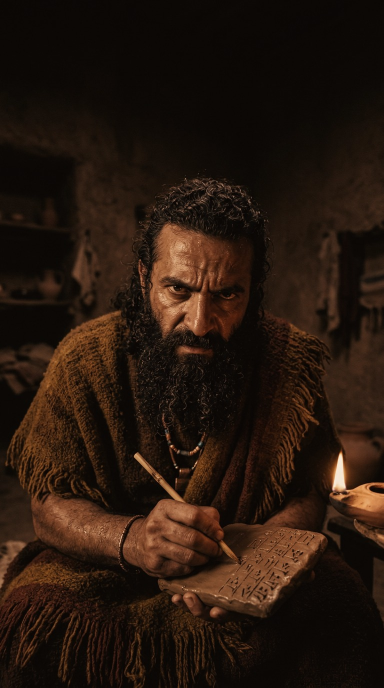
#> input picture videos/ea-nasir/deck/assets/img/N.jpg, 768 x 1376 px, given in place of N.png, which was not available (shown at 1/2 size)
$ python grade.py
#> lines starting #> are read from the running program, lines starting #| are printed output that depends on the picture; after the words box and inside, x2 and y2 are one past the last pixel; in counts of white or black regions, pixels touching at a corner belong together
"""توحيد لون الصور (دوتون طيني نحاسي) وقص اللوح من خلفيته السوداء."""
import numpy as np
from PIL import Image, ImageFilter

STOPS = [(0.0, (16, 10, 7)), (0.45, (122, 64, 34)), (0.75, (205, 138, 82)), (1.0, (246, 230, 202))]

def duotone(lum):
    out = np.zeros(lum.shape + (3,))
    for (a, ca), (b, cb) in zip(STOPS, STOPS[1:]):
        m = (lum >= a) & (lum <= b)
        t = ((lum - a) / (b - a))[..., None]
        out[m] = (np.array(ca) * (1 - t) + np.array(cb) * t)[m]
    return out

def grade(src, dst, mix=0.62, keep_green=False):
#> called with src = 'img/N.png', dst = 'deck/assets/img/N.jpg', mix = 0.62, keep_green = False
    im = np.asarray(Image.open(src).convert("RGB")).astype(float)
    lum = (0.299 * im[..., 0] + 0.587 * im[..., 1] + 0.114 * im[..., 2]) / 255
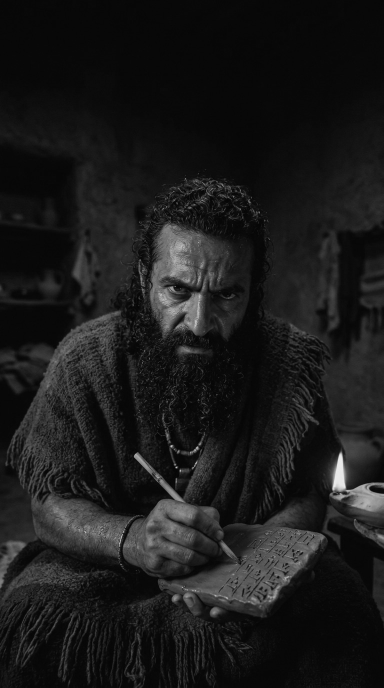
#> lum: shape (1376, 768) float64 (shown at 1/2 size); min 0.00117, max 0.93, mean 0.106
    out = im * (1 - mix) + duotone(lum) * mix
#> the loop in duotone, `for (a, ca), (b, cb) in zip(STOPS, STOPS[1:]):` made 3 passes
#> pass 1, in duotone, `m = (lum >= a) & (lum <= b)`:
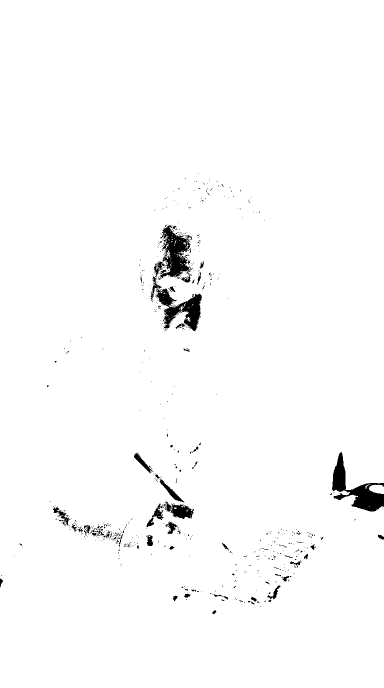
#> m: shape (1376, 768) bool (shown at 1/2 size); 98.2% white; 654 black regions (604 under 20 px), largest, box (x1, y1, x2, y2) and area: (664, 904, 768, 1023) 4323, (301, 553, 404, 663) 3631, (320, 450, 384, 556) 3544
#> pass 2, in duotone, `m = (lum >= a) & (lum <= b)`:
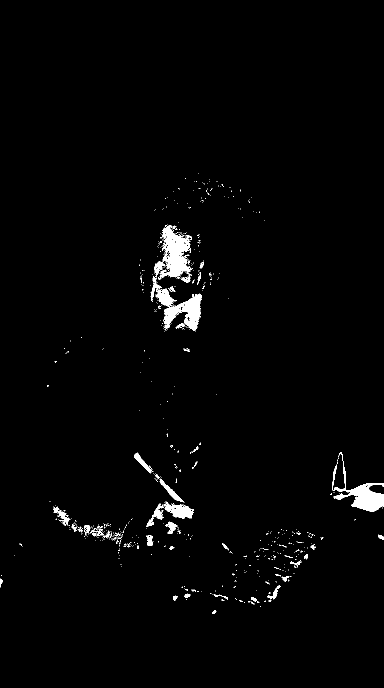
#> m: shape (1376, 768) bool (shown at 1/2 size); 1.7% white; 665 white regions (616 under 20 px), largest, box (x1, y1, x2, y2) and area: (301, 553, 404, 663) 3589, (320, 450, 384, 556) 3533, (664, 904, 768, 1023) 3258
#> after the loop in duotone, `for (a, ca), (b, cb) in zip(STOPS, STOPS[1:]):`:
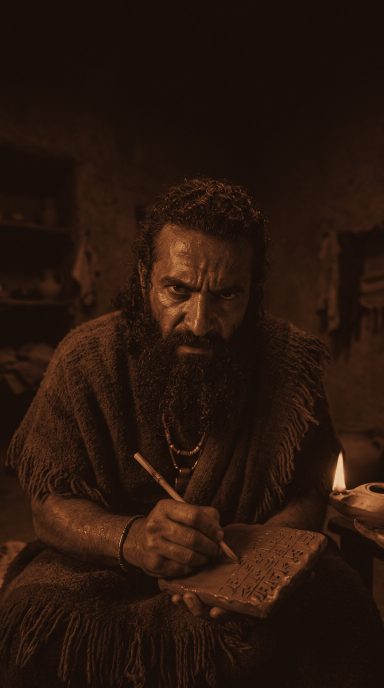
#> out: shape (1376, 768, 3) float64 (shown at 1/2 size); mean of channels 0, 1, 2 41, 23, 13.6; drawn as R, G, B
    if keep_green:  # لون الصدأ الأخضر يبقى خارج التدرج عمداً: علامة النحاس الرديء
        r, g, b = im[..., 0], im[..., 1], im[..., 2]
        green = np.clip((g - r) / 40 + (b - r) / 60, 0, 1)[..., None]
        out = out * (1 - green) + im * green
    Image.fromarray(np.clip(out, 0, 255).astype(np.uint8)).save(dst, quality=92)

for k in "NEBMU":
    grade(f"img/{k}.png", f"deck/assets/img/{k}.jpg")
#> pass 2 of the loop `for k in "NEBMU":`:
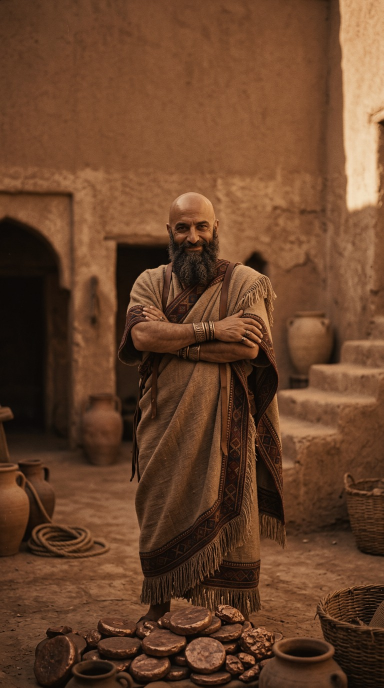
#> input picture videos/ea-nasir/deck/assets/img/E.jpg, 768 x 1376 px, given in place of E.png, which was not available (shown at 1/2 size)
#> the loop in duotone (call 2), `for (a, ca), (b, cb) in zip(STOPS, STOPS[1:]):` made 3 passes
#> pass 1, in duotone (call 2), `m = (lum >= a) & (lum <= b)`:
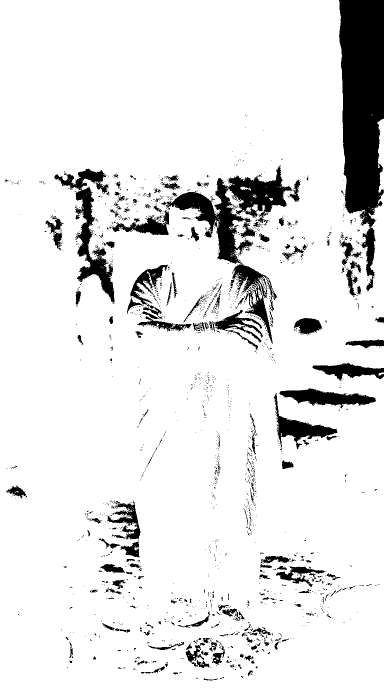
#> m: shape (1376, 768) bool (shown at 1/2 size); 89.9% white; 1885 black regions (1703 under 20 px), largest, box (x1, y1, x2, y2) and area: (678, 0, 768, 583) 35529, (332, 330, 584, 688) 18958, (109, 337, 229, 605) 7957
#> after the loop in duotone (call 2), `for (a, ca), (b, cb) in zip(STOPS, STOPS[1:]):`:
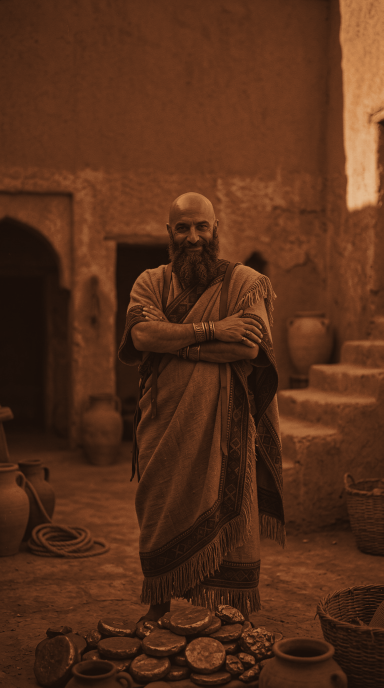
#> out: shape (1376, 768, 3) float64 (shown at 1/2 size); mean of channels 0, 1, 2 85.8, 47.1, 26.2; drawn as R, G, B
#> pass 3 of the loop `for k in "NEBMU":`:
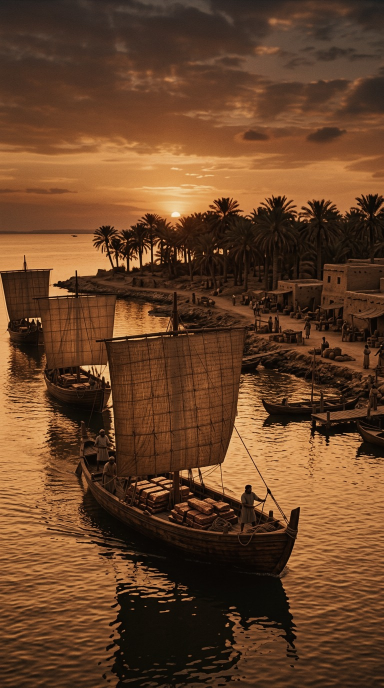
#> input picture videos/ea-nasir/deck/assets/img/B.jpg, 768 x 1376 px, given in place of B.png, which was not available (shown at 1/2 size)
#> the loop in duotone (call 3), `for (a, ca), (b, cb) in zip(STOPS, STOPS[1:]):` made 3 passes
#> pass 1, in duotone (call 3), `m = (lum >= a) & (lum <= b)`:
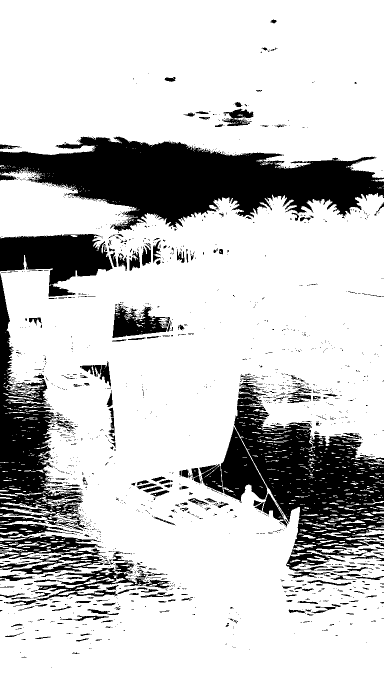
#> m: shape (1376, 768) bool (shown at 1/2 size); 78.8% white; 1698 black regions (1468 under 20 px), largest, box (x1, y1, x2, y2) and area: (0, 273, 768, 463) 75266, (468, 765, 768, 1143) 49308, (0, 547, 167, 1043) 27098
#> after the loop in duotone (call 3), `for (a, ca), (b, cb) in zip(STOPS, STOPS[1:]):`:
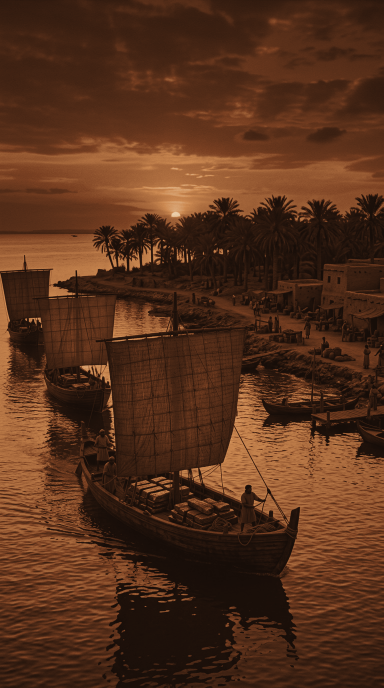
#> out: shape (1376, 768, 3) float64 (shown at 1/2 size); mean of channels 0, 1, 2 85.3, 48.3, 27.2; drawn as R, G, B
#> (the run stopped early here; a loop or call above may not have finished)
